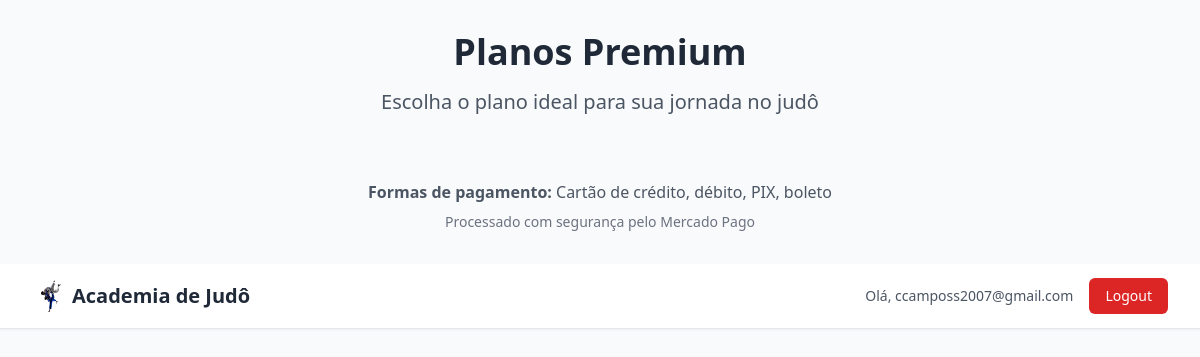
Page /payments/planos/ (signed in) on the earlier database version.
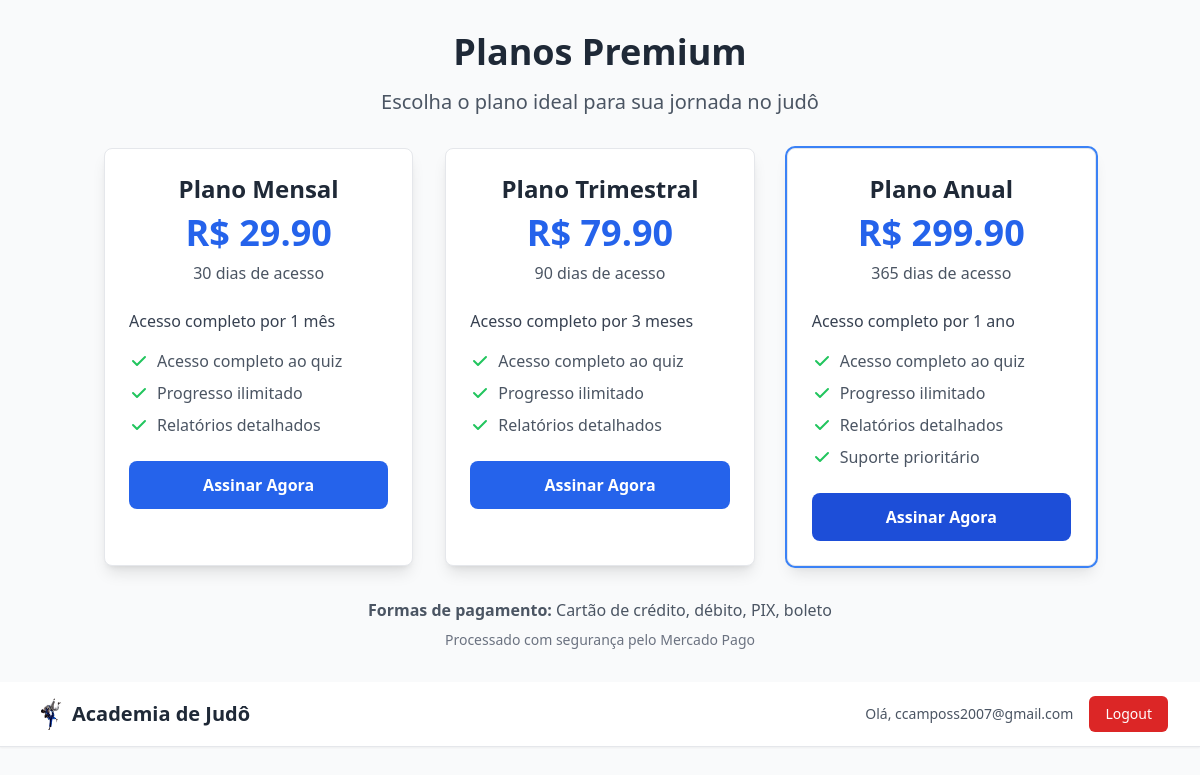
Same page on the later database version.
### payments/models.py (models this page shows, shortened)
class PlanoPremium(models.Model):
    nome = models.CharField(max_length=100, verbose_name="Nome do plano")
    descricao = models.TextField(verbose_name="Descrição")
    preco = models.DecimalField(max_digits=10, decimal_places=2, verbose_name="Preço")
    duracao_dias = models.PositiveIntegerField(verbose_name="Duração em dias")
    ativo = models.BooleanField(default=True, verbose_name="Plano ativo")
    acesso_ilimitado_quiz = models.BooleanField(default=True, verbose_name="Acesso ilimitado ao quiz")
    relatorios_detalhados = models.BooleanField(default=True, verbose_name="Relatórios detalhados")
    suporte_prioritario = models.BooleanField(default=False, verbose_name="Suporte prioritário")
    data_criacao = models.DateTimeField(auto_now_add=True)
    class Meta:
        verbose_name = "Plano Premium"
        verbose_name_plural = "Planos Premium"

### payments/views.py (the view)
# urls.py: path('planos/', views.listar_planos, name='planos'),
@login_required
def listar_planos(request):
    planos = PlanoPremium.objects.filter(ativo=True).order_by('preco')
    assinatura_ativa = Assinatura.objects.filter(
        usuario=request.user,
        status='ativa',
        data_vencimento__gt=datetime.now()
    ).first()
    return render(request, 'payments/planos.html', {
        'planos': planos,
        'assinatura_ativa': assinatura_ativa
    })

### payments/templates/payments/planos.html (shortened to what this page needs)
{% load static %}
<!DOCTYPE html>
<html lang="pt-br">
<head>
    <script src="https://cdn.tailwindcss.com"></script>
</head>
<body class="bg-gray-50 font-sans">
<div class="container mx-auto px-4 py-8">
    <div class="text-center mb-8">
        {% if assinatura_ativa %}
            <div class="bg-green-100 border border-green-400 text-green-700 px-4 py-3 rounded mb-6">
                <h2 class="text-2xl font-bold mb-2">🎉 Você já tem acesso premium!</h2>
                <p class="text-lg">Sua assinatura está ativa até: <strong>{{ assinatura_ativa.data_vencimento|date:"d/m/Y" }}</strong></p>
                <a href="{% url 'index' %}" class="inline-block mt-4 bg-green-600 hover:bg-green-700 text-white font-bold py-2 px-6 rounded-lg transition duration-200">
                    Acessar Conteúdo Premium
                </a>
            </div>
        {% else %}
            <h1 class="text-4xl font-bold text-gray-800 mb-4">Planos Premium</h1>
            <p class="text-xl text-gray-600">Escolha o plano ideal para sua jornada no judô</p>
        {% endif %}
    </div>
    {% if not assinatura_ativa %}
    <div class="grid md:grid-cols-3 gap-8 max-w-6xl mx-auto">
        {% for plano in planos %}
        <div class="bg-white rounded-lg shadow-lg border border-gray-200 p-6 {% if plano.nome == 'Plano Anual' %}ring-2 ring-blue-500{% endif %}">
            <div class="text-center mb-6">
                <h3 class="text-2xl font-bold text-gray-800 mb-2">{{ plano.nome }}</h3>
                <div class="text-4xl font-bold text-blue-600 mb-2">
                    R$ {{ plano.preco|floatformat:2 }}
                </div>
                <p class="text-gray-600">{{ plano.duracao_dias }} dias de acesso</p>
            </div>
            <div class="mb-6">
                <p class="text-gray-700 mb-4">{{ plano.descricao }}</p>
                <ul class="space-y-2 text-gray-600">
                    <li class="flex items-center">
                        <svg class="w-5 h-5 text-green-500 mr-2" fill="currentColor" viewBox="0 0 20 20">
                            <path fill-rule="evenodd" d="M16.707 5.293a1 1 0 010 1.414l-8 8a1 1 0 01-1.414 0l-4-4a1 1 0 011.414-1.414L8 12.586l7.293-7.293a1 1 0 011.414 0z" clip-rule="evenodd"></path>
                        </svg>
                        Acesso completo ao quiz
                    </li>
                    <li class="flex items-center">
                        <svg class="w-5 h-5 text-green-500 mr-2" fill="currentColor" viewBox="0 0 20 20">
                            <path fill-rule="evenodd" d="M16.707 5.293a1 1 0 010 1.414l-8 8a1 1 0 01-1.414 0l-4-4a1 1 0 011.414-1.414L8 12.586l7.293-7.293a1 1 0 011.414 0z" clip-rule="evenodd"></path>
                        </svg>
                        Progresso ilimitado
                    </li>
                    <li class="flex items-center">
                        <svg class="w-5 h-5 text-green-500 mr-2" fill="currentColor" viewBox="0 0 20 20">
                            <path fill-rule="evenodd" d="M16.707 5.293a1 1 0 010 1.414l-8 8a1 1 0 01-1.414 0l-4-4a1 1 0 011.414-1.414L8 12.586l7.293-7.293a1 1 0 011.414 0z" clip-rule="evenodd"></path>
                        </svg>
                        Relatórios detalhados
                    </li>
                    {% if plano.nome == 'Plano Anual' %}
                    <li class="flex items-center">
                        <svg class="w-5 h-5 text-green-500 mr-2" fill="currentColor" viewBox="0 0 20 20">
                            <path fill-rule="evenodd" d="M16.707 5.293a1 1 0 010 1.414l-8 8a1 1 0 01-1.414 0l-4-4a1 1 0 011.414-1.414L8 12.586l7.293-7.293a1 1 0 011.414 0z" clip-rule="evenodd"></path>
                        </svg>
                        Suporte prioritário
                    </li>
                    {% endif %}
                </ul>
            </div>
            <div class="text-center">
                <a href="{% url 'payments:criar_pagamento' plano.id %}"
                   class="inline-block w-full bg-blue-600 hover:bg-blue-700 text-white font-bold py-3 px-6 rounded-lg transition duration-200 {% if plano.nome == 'Plano Anual' %}bg-blue-700 hover:bg-blue-800{% endif %}"
                   onclick="console.log('Clicando no plano {{ plano.id }}'); return true;">
                    Assinar Agora
                </a>
            </div>
        </div>
        {% endfor %}
    </div>
    <div class="text-center mt-8">
        <p class="text-gray-600">
            <strong>Formas de pagamento:</strong> Cartão de crédito, débito, PIX, boleto
        </p>
        <p class="text-sm text-gray-500 mt-2">
            Processado com segurança pelo Mercado Pago
        </p>
    </div>
    {% endif %}
</div>
<header class="bg-white shadow-sm border-b border-gray-200 mb-8">
    <div class="max-w-7xl mx-auto px-4 sm:px-6 lg:px-8">
        <div class="flex justify-between items-center h-16">
            <div class="flex items-center">
                <a href="{% url 'index' %}" class="flex items-center space-x-2">
                    <img src="{% static 'judo.png' %}" alt="Judo" class="h-8 w-8">
                    <span class="text-xl font-bold text-gray-800">Academia de Judô</span>
                </a>
            </div>
            <div class="flex items-center space-x-4">
                {% if user.is_authenticated %}
                    <span class="text-sm text-gray-600">Olá, {{ user.first_name|default:user.username }}</span>
                    <form method="post" action="{% url 'logout' %}" class="inline">
                        <button type="submit" class="bg-red-600 hover:bg-red-700 text-white px-4 py-2 rounded-md text-sm font-medium">
                            Logout
                        </button>
                    </form>
                {% else %}
                    <a href="{% url 'login' %}" class="bg-blue-600 hover:bg-blue-700 text-white px-4 py-2 rounded-md text-sm font-medium">
                        Login
                    </a>
                {% endif %}
            </div>
        </div>
    </div>
</header>
</body>
</html>

Differences in the rows shown:
added PlanoPremium: nome "Plano Mensal", preco "29.90", duracao_dias "30", descricao "Acesso completo por 1 mês"
added PlanoPremium: nome "Plano Trimestral", preco "79.90", duracao_dias "90", descricao "Acesso completo por 3 meses"
added PlanoPremium: nome "Plano Anual", preco "299.90", duracao_dias "365", descricao "Acesso completo por 1 ano", shows "Suporte prioritário"
